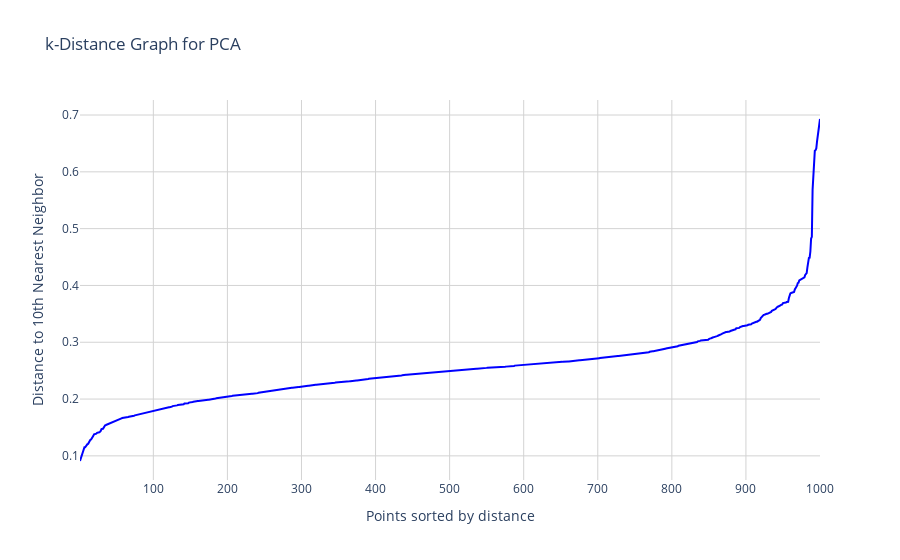
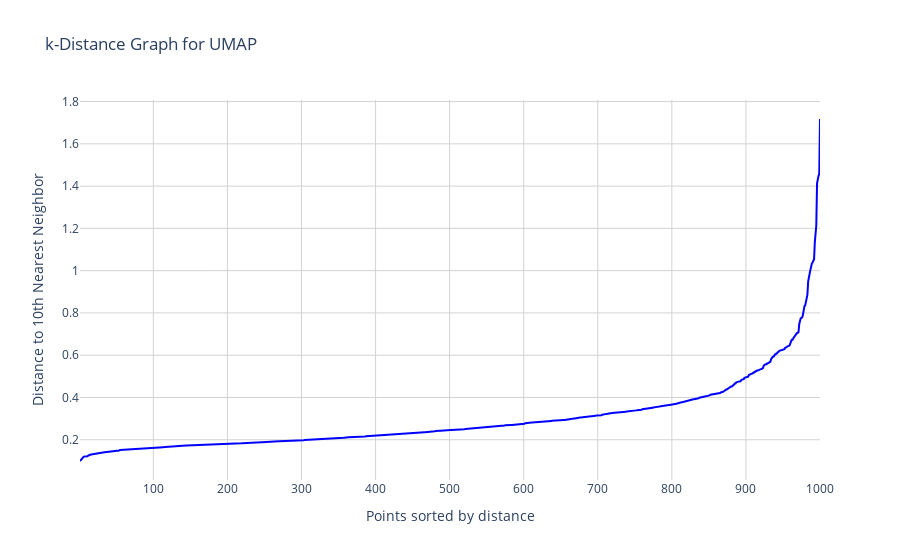

Notebook cell for these charts, in order:
### Code cell
from sklearn.neighbors import NearestNeighbors

# Plot K distace for dbscan eps adjustment
def plotKdistance(reduced_embeddings, k=5, method='PCA'):
    # Compute k-nearest neighbors
    neighbors = NearestNeighbors(n_neighbors=k)
    neighbors_fit = neighbors.fit(reduced_embeddings)
    distances, _ = neighbors_fit.kneighbors(reduced_embeddings)
    
    # Sort distances to the k-th nearest neighbor
    k_distances = np.sort(distances[:, k-1])
    
    # Create interactive line plot
    fig = go.Figure()

    fig.add_trace(go.Scatter(
        x=np.arange(1, len(k_distances) + 1),
        y=k_distances,
        mode='lines',
        line=dict(color='blue'),
        name='k-distance'
    ))
    
    # Update layout for clarity
    fig.update_layout(
        title=f'k-Distance Graph for {method}',
        xaxis_title='Points sorted by distance',
        yaxis_title=f'Distance to {k}th Nearest Neighbor',
        template='plotly_white',
        hovermode='x unified'
    )
    
    # Add light grid lines
    fig.update_xaxes(showgrid=True, gridwidth=1, gridcolor='lightgrey')
    fig.update_yaxes(showgrid=True, gridwidth=1, gridcolor='lightgrey')
    
    fig.show()

plotKdistance(embeddings_umap, k= 10, method='PCA')
plotKdistance(embeddings_pca, k= 10, method='UMAP')

### Figure 1 — Plotly figure (JSON) as saved in the notebook; plotly's stock layout.template omitted (floating-point values rounded to 4 significant figures; data arrays with more than 128 entries replaced by an {"elided": "..."} marker saying what was removed)
{"data": [{"line": {"color": "blue"}, "mode": "lines", "name": "k-distance", "type": "scatter", "x": {"elided": "1000 int values"}, "y": {"elided": "1000 float values"}}], "layout": {"hovermode": "x unified", "title": {"text": "k-Distance Graph for PCA"}, "xaxis": {"gridcolor": "lightgrey", "gridwidth": 1, "showgrid": true, "title": {"text": "Points sorted by distance"}}, "yaxis": {"gridcolor": "lightgrey", "gridwidth": 1, "showgrid": true, "title": {"text": "Distance to 10th Nearest Neighbor"}}}}

### Figure 2 — Plotly figure (JSON) as saved in the notebook; plotly's stock layout.template omitted (floating-point values rounded to 4 significant figures; data arrays with more than 128 entries replaced by an {"elided": "..."} marker saying what was removed)
{"data": [{"line": {"color": "blue"}, "mode": "lines", "name": "k-distance", "type": "scatter", "x": {"elided": "1000 int values"}, "y": {"elided": "1000 float values"}}], "layout": {"hovermode": "x unified", "title": {"text": "k-Distance Graph for UMAP"}, "xaxis": {"gridcolor": "lightgrey", "gridwidth": 1, "showgrid": true, "title": {"text": "Points sorted by distance"}}, "yaxis": {"gridcolor": "lightgrey", "gridwidth": 1, "showgrid": true, "title": {"text": "Distance to 10th Nearest Neighbor"}}}}
